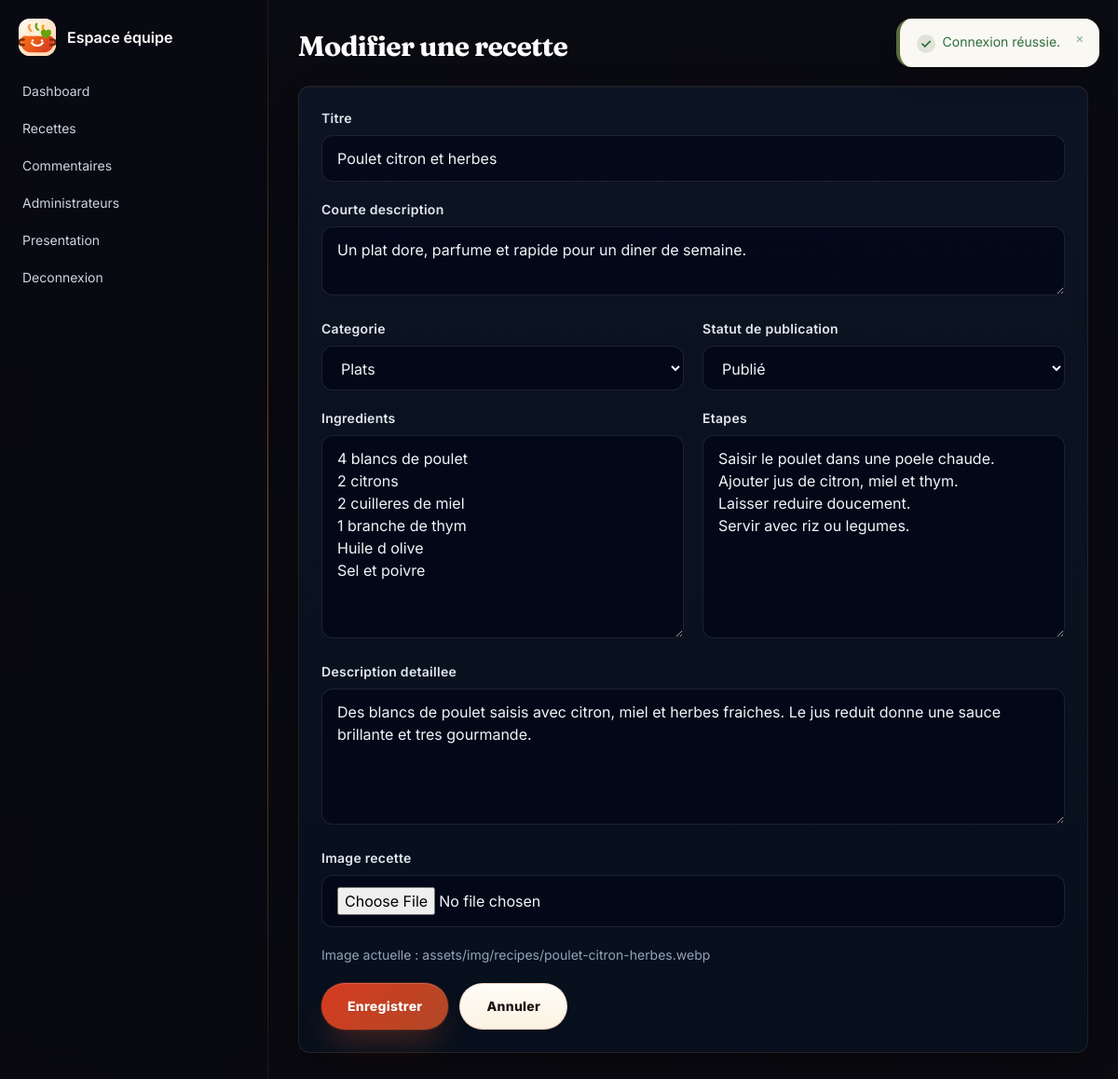
Screenshot of /admin/recipes/edit.php?id=2 (signed in) with the database file from the repository.
### tables this page shows
CREATE TABLE IF NOT EXISTS recipes (
  id INT AUTO_INCREMENT PRIMARY KEY,
  title VARCHAR(150) NOT NULL,
  slug VARCHAR(180) NOT NULL UNIQUE,
  short_description VARCHAR(300) NOT NULL,
  description TEXT NOT NULL,
  ingredients TEXT NOT NULL,
  preparation_steps TEXT NOT NULL,
  image_path VARCHAR(255) NULL,
  category VARCHAR(40) NOT NULL DEFAULT 'plats',
  status ENUM('draft', 'published', 'archived') NOT NULL DEFAULT 'draft',
  published_at DATETIME NULL,
  view_count INT UNSIGNED NOT NULL DEFAULT 0,
  created_at DATETIME NOT NULL DEFAULT CURRENT_TIMESTAMP,
  updated_at DATETIME NOT NULL DEFAULT CURRENT_TIMESTAMP ON UPDATE CURRENT_TIMESTAMP,
  INDEX idx_recipes_slug (slug),
  INDEX idx_recipes_public (status, category, published_at)
);

### public/admin/recipes/edit.php (called while the page is built)
<?php require __DIR__ . '/../../../admin/recipes/edit.php';

### app/config/database.php (called while the page is built, shortened)
<?php
function db(): PDO
{
    $host = env_value('DB_HOST', '127.0.0.1');
    $port = env_value('DB_PORT', '3306');
    $name = env_value('DB_NAME', 'secure_recipes_greta92');
    $user = env_value('DB_USER', 'root');
    $password = env_value('DB_PASSWORD', '');
    $dsn = "mysql:host={$host};port={$port};dbname={$name};charset=utf8mb4";
    $pdo = new PDO($dsn, (string) $user, (string) $password, [
        PDO::ATTR_ERRMODE => PDO::ERRMODE_EXCEPTION,
        PDO::ATTR_DEFAULT_FETCH_MODE => PDO::FETCH_ASSOC,
        PDO::ATTR_EMULATE_PREPARES => false,
    ]);
    return $pdo;
}

### app/repositories/RecipeRepository.php (called while the page is built, shortened)
<?php
final class RecipeRepository
{
    public function find(int $id): ?array
    {
        $stmt = $this->pdo->prepare('SELECT * FROM recipes WHERE id = :id LIMIT 1');
        $stmt->execute(['id' => $id]);
        $recipe = $stmt->fetch();
        return $recipe ?: null;
    }
}

### admin/recipes/form.php (the view, shortened to what this page needs)
<?php
$values = [
    'title' => $_POST['title'] ?? ($recipe['title'] ?? ''),
    'short_description' => $_POST['short_description'] ?? ($recipe['short_description'] ?? ''),
    'description' => $_POST['description'] ?? ($recipe['description'] ?? ''),
    'ingredients' => $_POST['ingredients'] ?? ($recipe['ingredients'] ?? ''),
    'preparation_steps' => $_POST['preparation_steps'] ?? ($recipe['preparation_steps'] ?? ''),
    'category' => $_POST['category'] ?? ($recipe['category'] ?? 'plats'),
    'status' => $_POST['status'] ?? ($recipe['status'] ?? 'draft'),
];
?>
<div>
    <label class="label" for="title">Titre</label>
    <input class="field" id="title" name="title" value="<?= e($values['title']) ?>" maxlength="150" required>
</div>
<div>
    <label class="label" for="short_description">Courte description</label>
    <textarea class="field" id="short_description" name="short_description" rows="2" maxlength="300" required><?= e($values['short_description']) ?></textarea>
</div>
<div class="grid gap-5 lg:grid-cols-2">
    <div>
        <label class="label" for="category">Categorie</label>
        <select class="field" id="category" name="category" required>
            <?php foreach (recipe_categories() as $value => $label): ?>
                <option value="<?= e($value) ?>" <?= $values['category'] === $value ? 'selected' : '' ?>><?= e($label) ?></option>
            <?php endforeach; ?>
        </select>
    </div>
    <div>
        <label class="label" for="status">Statut de publication</label>
        <select class="field" id="status" name="status" required>
            <?php foreach (recipe_statuses() as $value => $label): ?>
                <option value="<?= e($value) ?>" <?= $values['status'] === $value ? 'selected' : '' ?>><?= e($label) ?></option>
            <?php endforeach; ?>
        </select>
    </div>
</div>
<div class="grid gap-5 lg:grid-cols-2">
    <div>
        <label class="label" for="ingredients">Ingredients</label>
        <textarea class="field" id="ingredients" name="ingredients" rows="8" required><?= e($values['ingredients']) ?></textarea>
    </div>
    <div>
        <label class="label" for="preparation_steps">Etapes</label>
        <textarea class="field" id="preparation_steps" name="preparation_steps" rows="8" required><?= e($values['preparation_steps']) ?></textarea>
    </div>
</div>
<div>
    <label class="label" for="description">Description detaillee</label>
    <textarea class="field" id="description" name="description" rows="5" required><?= e($values['description']) ?></textarea>
</div>
<div>
    <label class="label" for="image">Image recette</label>
    <input class="field" id="image" name="image" type="file" accept=".jpg,.jpeg,.png,.webp,image/jpeg,image/png,image/webp">
</div>

### admin/recipes/edit.php (shortened to what this page needs)
<?php
require_once BASE_PATH . '/app/config/database.php';
require_once BASE_PATH . '/app/repositories/RecipeRepository.php';
$repo = new RecipeRepository(db());
$recipe = $repo->find((int) ($_GET['id'] ?? $_POST['id'] ?? 0));
?>
<h1 class="mb-6 text-3xl font-bold text-white">Modifier une recette</h1>
<form class="panel-card grid gap-5 p-6" method="post" enctype="multipart/form-data" action="/admin/recipes/edit.php?id=<?= e($recipe['id']) ?>" novalidate>
    <?php require __DIR__ . '/form.php'; ?>
    <?php if ($recipe['image_path']): ?>
        <p class="text-sm text-slate-400">Image actuelle : <?= e($recipe['image_path']) ?></p>
    <?php endif; ?>
    <div class="flex gap-3">
        <button class="btn-primary" type="submit">Enregistrer</button>
        <a class="btn-secondary" href="/admin/recipes/index.php">Annuler</a>
    </div>
</form>

### rows the page displays
recipes: title "Poulet citron et herbes", short_description "Un plat dore, parfume et rapide pour un diner de semaine.", category "Plats", status "Publié", ingredients "4 blancs de poulet 2 citrons 2 cuilleres de miel 1 branche de thym Huile d olive Sel et poivre", preparation_steps "Saisir le poulet dans une poele chaude. Ajouter jus de citron, miel et thym. Laisser reduire doucement. Servir avec riz ou legumes.", description "Des blancs de poulet saisis avec citron, miel et herbes fraiches. Le jus reduit donne une sauce brillante et tres gourmande.", image_path "assets/img/recipes/poulet-citron-herbes.webp"

### other values shown
$message "Connexion réussie."
